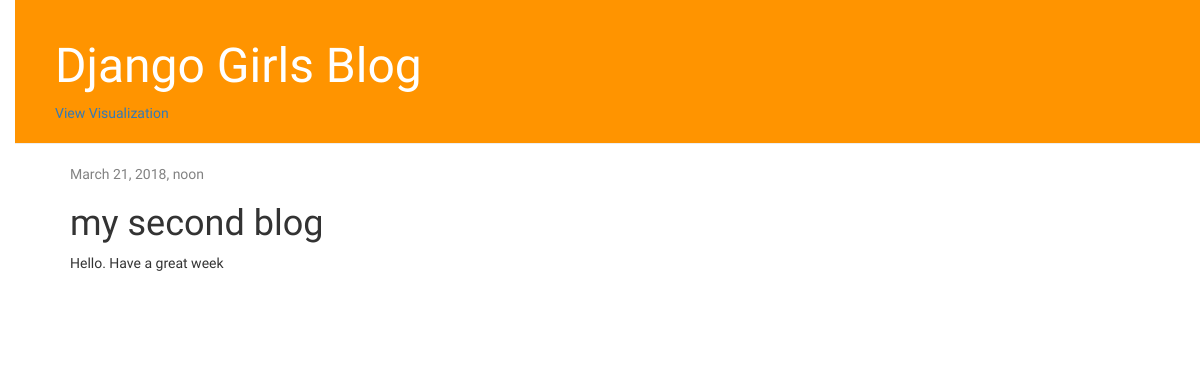
The app's page /post/2/, older data.
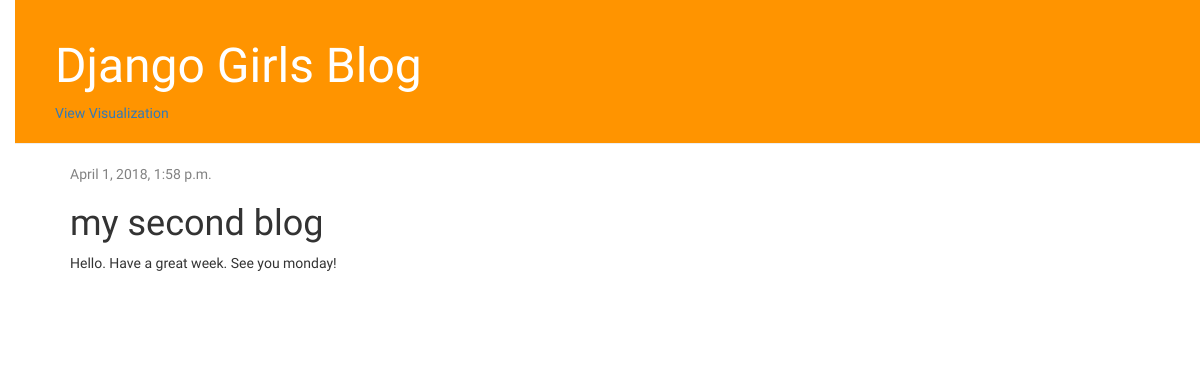
The same page, newer data.
### blog/models.py (models this page shows, shortened)
class Post(models.Model):
    author = models.ForeignKey('auth.User', on_delete=models.CASCADE)
    title = models.CharField(max_length=200)
    text = models.TextField()
    created_date = models.DateTimeField(default=timezone.now)
    published_date = models.DateTimeField(blank=True, null=True)

### blog/views.py (the view)
# urls.py: url(r'^post/(?P<pk>\d+)/$', views.post_detail, name='post_detail'),
def post_detail(request, pk):
    post = get_object_or_404(Post, pk=pk)
    return render(request, 'blog/post_detail.html', {'post': post})

### blog/templates/blog/post_detail.html (shortened to what this page needs)
{% extends 'blog/base.html' %}
    {% block content %}
        <div class="post">
            {% if post.published_date %}
                <div class="date">
                    {{ post.published_date }}
                </div>
            {% else %}
                <a class="btn btn-default" href="{% url 'post_publish' pk=post.pk %}">Publish</a>
            {% endif %}
            <h1>{{ post.title }}</h1>
            <p>{{ post.text|linebreaksbr }}</p>
        </div>
    {% endblock %}

Row changes from the older to the newer data that the page shows:
changed Post "my second blog": published_date "March 21, 2018, noon" → "April 1, 2018, 1:58 p.m."; text "Hello. Have a great week" → "Hello. Have a great week. See you monday!"
